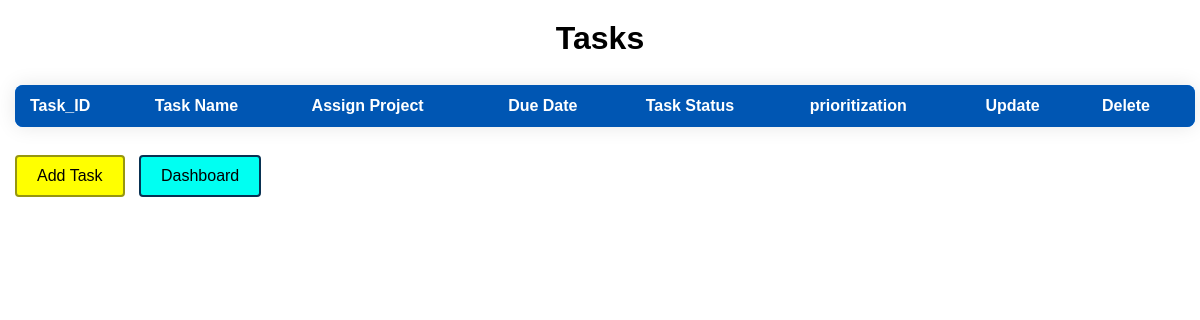
Page /admin/taskRead.php on the earlier database version.
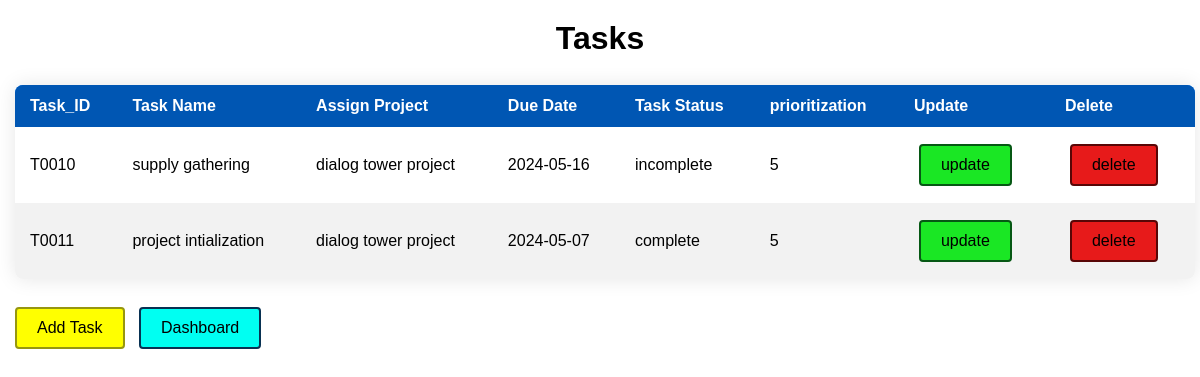
Same page on the later database version.
### tables this page shows
CREATE TABLE `tasks` (
  `Task_ID` int(11) NOT NULL,
  `taskName` varchar(50) NOT NULL,
  `assignTo` varchar(50) NOT NULL,
  `dueDate` date NOT NULL,
  `status` varchar(50) NOT NULL,
  `prioritization` int(25) NOT NULL
);

### admin/taskRead.php (the view, shortened to what this page needs)
<?php
include("../config/database.php");
$sql = "SELECT * FROM tasks";
$result = $conn->query($sql);
?>
<!DOCTYPE html>
<head>
    <link rel="stylesheet" href="../style/table.css">
</head>
<body>
    <h1>Tasks</h1></br>
    <table>
        <tr>
            <thead>
                <tr>
                    <th>Task_ID</th>
                    <th>Task Name</th>
                    <th>Assign Project</th>
                    <th>Due Date</th>
                    <th>Task Status</th>
                    <th>prioritization</th>
                    <th>Update</th>
                    <th>Delete</th>
                </tr>
            </thead>
            <tbody>
                <?php
                if ($result->num_rows > 0) {
                    while ($row = $result->fetch_assoc()) {
                ?>
                        <tr>
                            <td><?php echo "T00" . $row['Task_ID']; ?></td>
                            <td><?php echo $row['taskName']; ?></td>
                            <td><?php echo $row['assignTo']; ?></td>
                            <td><?php echo $row['dueDate']; ?></td>
                            <td><?php echo $row['status']; ?></td>
                            <td><?php echo $row['prioritization']; ?></td>
                            <td><a class="update" href="taskUpdate.php?Task_ID=<?php echo $row['Task_ID']; ?>">update</a></td>
                            <td><a class="delete" href="taskDelete.php?Task_ID=<?php echo $row['Task_ID']; ?>">delete</a></td>
                        </tr>
                <?php        }
                }
                ?>
            </tbody>
        </tr>
    </table>
    <br>
    <a href="taskCreate.php" class="btn1">Add Task</a>
    <a href="taskDashboard.php" class="btn3">Dashboard</a>
</body>
</html>

Differences in the rows shown:
added tasks: Task_ID "10", taskName "supply gathering", assignTo "dialog tower project", dueDate "2024-05-16", status "incomplete", prioritization "5"
added tasks: Task_ID "11", taskName "project intialization", assignTo "dialog tower project", dueDate "2024-05-07", status "complete", prioritization "5"
